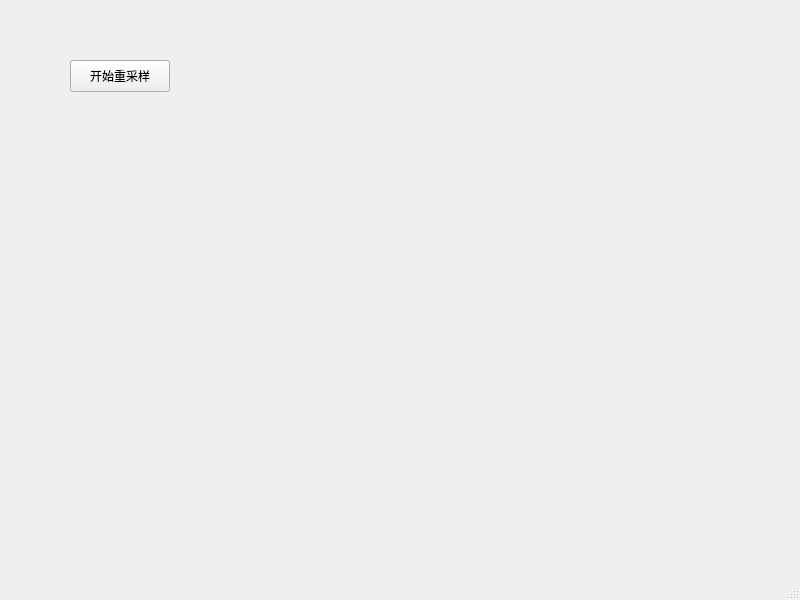
<?xml version="1.0" encoding="UTF-8"?>
<ui version="4.0">
 <class>MainWindow</class>
 <widget class="QMainWindow" name="MainWindow">
  <property name="geometry">
   <rect>
    <x>0</x>
    <y>0</y>
    <width>800</width>
    <height>600</height>
   </rect>
  </property>
  <property name="windowTitle">
   <string>MainWindow</string>
  </property>
  <widget class="QWidget" name="centralwidget">
   <widget class="QPushButton" name="audioButton">
    <property name="geometry">
     <rect>
      <x>70</x>
      <y>60</y>
      <width>100</width>
      <height>32</height>
     </rect>
    </property>
    <property name="text">
     <string>开始重采样</string>
    </property>
   </widget>
  </widget>
  <widget class="QMenuBar" name="menubar">
   <property name="geometry">
    <rect>
     <x>0</x>
     <y>0</y>
     <width>800</width>
     <height>24</height>
    </rect>
   </property>
  </widget>
  <widget class="QStatusBar" name="statusbar"/>
 </widget>
 <resources/>
 <connections/>
</ui>
